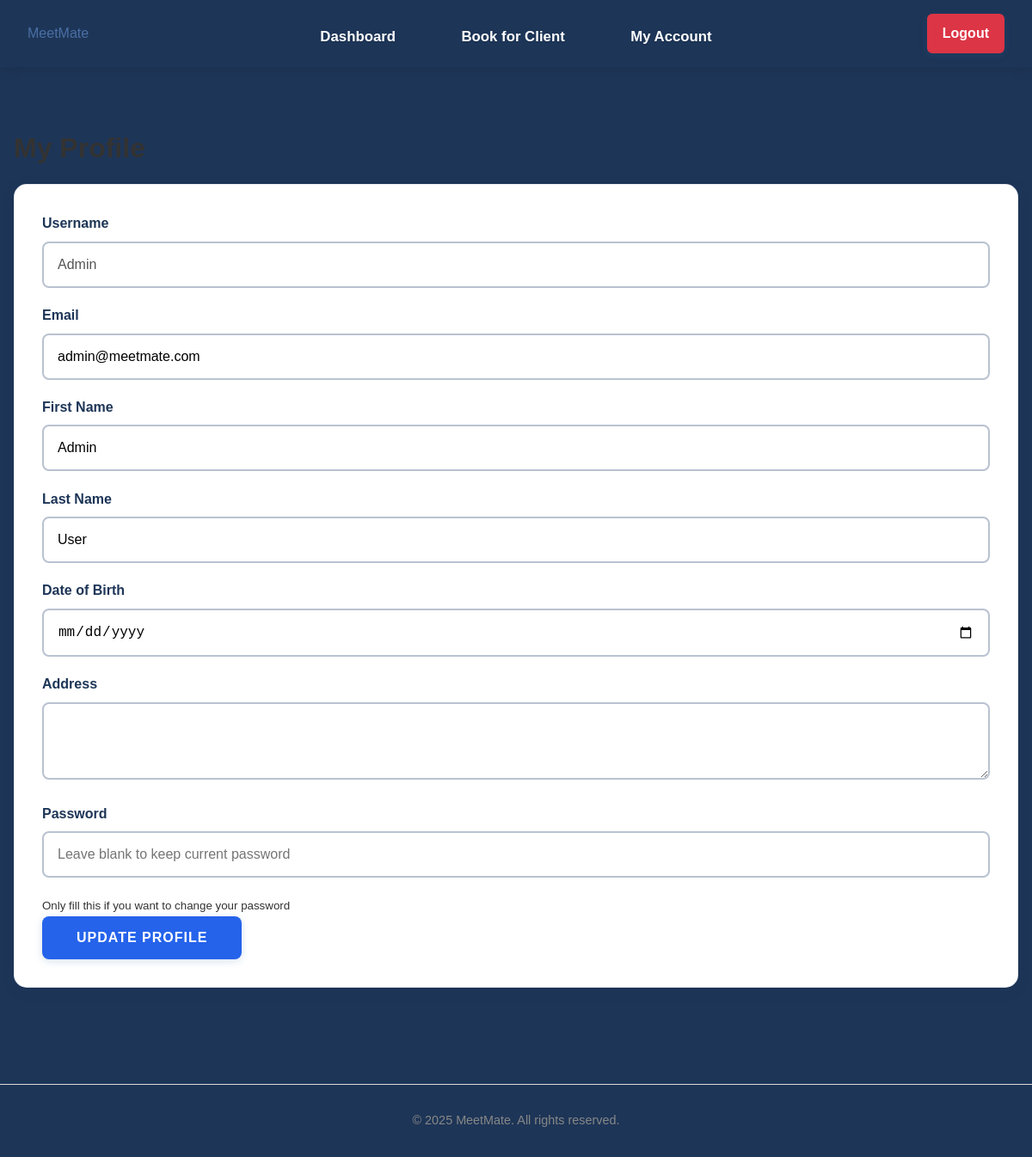
The page /profile (signed in) on the database as committed earlier.
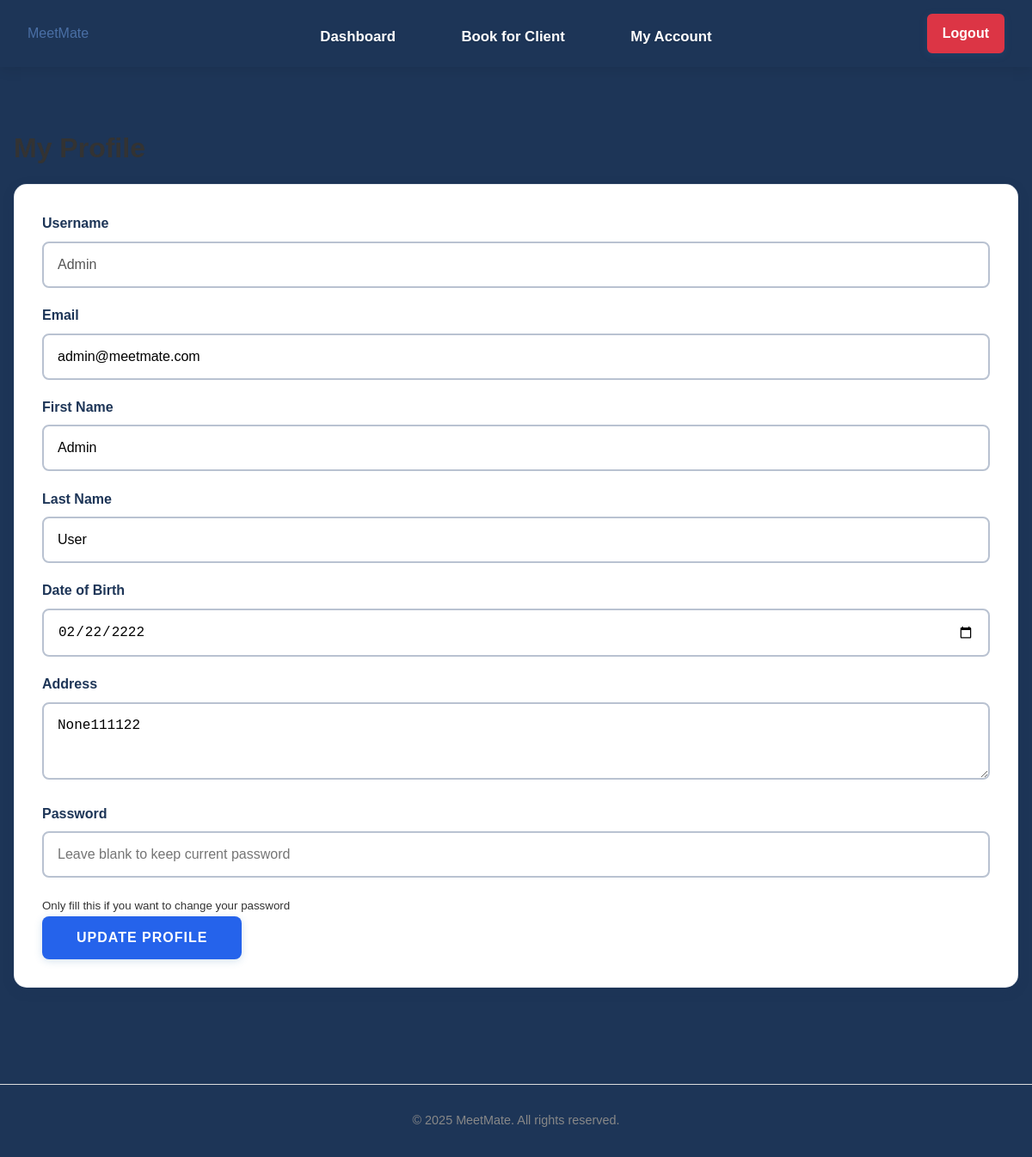
The same page on the database as committed later.
### tables this page shows
CREATE TABLE users (
                id INTEGER PRIMARY KEY AUTOINCREMENT,
                username TEXT NOT NULL UNIQUE,
                email TEXT NOT NULL UNIQUE,
                password TEXT NOT NULL,
                firstname TEXT,
                lastname TEXT,
                dob TEXT,
                address TEXT,
                role TEXT DEFAULT 'user'
            );

### app.py (the view, shortened to what this page needs)
@app.route('/profile', methods=['GET', 'POST'])
@login_required
def profile():
    user = get_user_by_id(session['user_id'])
    if not user:
        flash('User not found', 'error')
        return redirect(url_for('logout'))
    if request.method == 'GET':
        return render_template('profile.html', user=user)

### app.py (called while the page is built)
def get_database_path():
    app_directory = app.root_path
    instance_directory = os.path.join(app_directory, 'instance')
    os.makedirs(instance_directory, exist_ok=True)
    database_path = os.path.join(instance_directory, 'meetmate.db')
    return database_path

def get_database_connection():
    db_path = get_database_path()
    connection = sqlite3.connect(db_path)
    connection.row_factory = sqlite3.Row
    return connection

def get_user_by_id(user_id):
    connection = get_database_connection()
    cursor = connection.cursor()
    cursor.execute("SELECT * FROM users WHERE id = ?", (user_id,))
    user = cursor.fetchone()
    connection.close()
    if user:
        return dict(user)
    return None

def login_required(f):
    @wraps(f)
    def decorated_function(*args, **kwargs):
        if 'user_id' not in session:
            flash('Please login to access this page', 'error')
            return redirect(url_for('login'))
        user = get_user_by_id(session['user_id'])
        if not user:
            session.clear()
            flash('Your account is no longer valid. Please login again.', 'warning')
            return redirect(url_for('login'))
        return f(*args, **kwargs)
    return decorated_function

### templates/profile.html (shortened to what this page needs)
{% extends "base.html" %}
{% block content %}
<div class="profile-page">
    <h1>My Profile</h1>
    <div class="profile-form">
        <form method="POST" action="{{ url_for('profile') }}" class="form">
            <div class="form-group">
                <label for="username">Username</label>
                <input type="text" id="username" value="{{ user.username }}" disabled>
            </div>
            <div class="form-group">
                <label for="email">Email</label>
                <input type="email" id="email" name="email" value="{{ user.email }}" required>
            </div>
            <div class="form-group">
                <label for="firstname">First Name</label>
                <input type="text" id="firstname" name="firstname" value="{{ user.firstname or '' }}">
            </div>
            <div class="form-group">
                <label for="lastname">Last Name</label>
                <input type="text" id="lastname" name="lastname" value="{{ user.lastname or '' }}">
            </div>
            <div class="form-group">
                <label for="dob">Date of Birth</label>
                <input type="date" id="dob" name="dob" value="{{ user.dob or '' }}">
            </div>
            <div class="form-group">
                <label for="address">Address</label>
                <textarea id="address" name="address" rows="3">{{ user.address or '' }}</textarea>
            </div>
            <div class="form-group">
                <label for="password">Password</label>
                <input type="password" id="password" name="password" placeholder="Leave blank to keep current password">
                <small>Only fill this if you want to change your password</small>
            </div>
            <div class="form-group">
                <button type="submit" class="btn btn-primary">Update Profile</button>
            </div>
        </form>
    </div>
</div>
{% endblock %}

### templates/base.html (shortened to what this page needs)
<!DOCTYPE html>
<html>
    <head>
        <link rel="stylesheet" type="text/css" href="{{ url_for('static', filename='css/style.css')}}" />
        <link rel="stylesheet" href="https://cdnjs.cloudflare.com/ajax/libs/font-awesome/6.0.0/css/all.min.css">
        <link rel="icon" type="image/png" href="{{ url_for('static', filename='images/favicon.png') }}">    </head>
    <body{% if request.endpoint == 'index' %} class="home-page-body"{% endif %}>        <header>
            <div class="header-content">
                <div class="logo">
                    <a href="{{ url_for('index') }}">MeetMate</a>
                </div>                <nav>                    <ul>                        {% if session.user_id %}                            {% if session.role == 'admin' %}
                                <li><a href="{{ url_for('dashboard') }}">Dashboard</a></li>
                                <li><a href="{{ url_for('admin_book') }}">Book for Client</a></li>
                                <li><a href="{{ url_for('admin') }}">My Account</a></li>
                            {% endif %}
                        {% else %}
                            <li><a href="{{ url_for('about') }}">Contact us</a></li>
                        {% endif %}
                    </ul>                </nav>
                {% if session.user_id %}
                <div class="user-menu">
                    <a href="{{ url_for('logout') }}" class="btn btn-logout">Logout</a>
                </div>
                {% endif %}
            </div>
        </header>
        <div class="container">
            {% block content %}{% endblock %}
        </div>
        <footer>
            <p>&copy; 2025 MeetMate. All rights reserved.</p>
        </footer>
    </body>
</html>

### static/css/style.css (style rules this page uses)
body { font-family: Arial, sans-serif; line-height: 1.6; color: #333; background-color: #1d3557; margin: 0; padding: 0; }
h1, h2, h3, h4, h5, h6 { margin-bottom: 1rem; font-weight: bold; }
a { text-decoration: none; color: #4a6fa5; }
.container { max-width: 1200px; margin: 0 auto; padding: 1rem; min-height: 500px; }
header { background-color: transparent; box-shadow: 0 2px 15px rgba(0, 0, 0, 0.10); padding: 1rem 2rem; position: sticky; top: 0; z-index: 100; }
header .header-content { display: flex; align-items: center; position: relative; }
.logo { flex: 0 0 auto; }
nav { position: absolute; left: 50%; transform: translateX(-50%); text-align: center; }
nav ul { list-style: none; padding: 0; margin: 10px 0 0 0; text-align: center; }
nav ul li { display: inline-block; margin: 0 1rem; }
nav ul li a { color: #ffffff; padding: 0.75rem 1.25rem; display: block; font-weight: 600; font-size: 1.05rem; border-radius: 8px; transition: all 0.3s ease; text-shadow: 0 1px 2px rgba(0, 0, 0, 0.1); }
footer { text-align: center; padding: 1rem; background-color: transparent; border-top: 1px solid #ddd; color: #888; font-size: 0.9rem; margin-top: 2rem; }
.btn { display: inline-block; padding: 0.4rem 1.5rem; background-color: #2a6da9; color: white; border: none; border-radius: 25px; cursor: pointer; font-size: 1rem; font-weight: 600; text-decoration: none; box-shadow: 0 2px 10px rgba(42, 109, 169, 0.2); }
.btn-primary { background-color: #2563eb; color: white; padding: 1rem 2.5rem; border-radius: 8px; font-weight: 600; text-transform: uppercase; letter-spacing: 1px; border: none; cursor: pointer; text-decoration: none; display: inline-block; font-size: 1rem; }
.form-group label { display: block; margin-bottom: 0.5rem; font-weight: bold; }
.form-group input, .form-group select, .form-group textarea { width: 100%; padding: 0.75rem; border: 1px solid #ddd; border-radius: 4px; font-size: 1rem; box-sizing: border-box; }
.booking-page, .profile-page { padding: 2rem 0; background-color: #1d3557; min-height: calc(100vh - 200px); }
.booking-form, .profile-form { background-color: #b9c2d1; padding: 2rem; border-radius: 15px; box-shadow: 0 4px 15px rgba(29, 53, 87, 0.1); margin-bottom: 2rem; border: 1px solid rgba(185, 194, 209, 0.3); }
.profile-form { background-color: white; padding: 2rem; border-radius: 15px; box-shadow: 0 4px 15px rgba(29, 53, 87, 0.1); border: 1px solid rgba(185, 194, 209, 0.3); }
.form-group input, .form-group textarea, .form-group select { width: 100%; margin-bottom: 1.2rem; padding: 1rem; border: 2px solid #b9c2d1; border-radius: 8px; font-size: 1rem; background-color: white; }
.form-group label { display: block; margin-bottom: 0.5rem; color: #1d3557; font-weight: 600; }
.user-menu { margin-left: auto; }
.btn-logout { background-color: #dc3545; color: white; border: 2px solid #dc3545; padding: 0.5rem 1rem; border-radius: 6px; text-decoration: none; font-weight: 600; }

Rows that differ between the two databases and show on the page:
changed users "Admin": dob (not shown) → "02/22/2222"; address (not shown) → "None111122"
